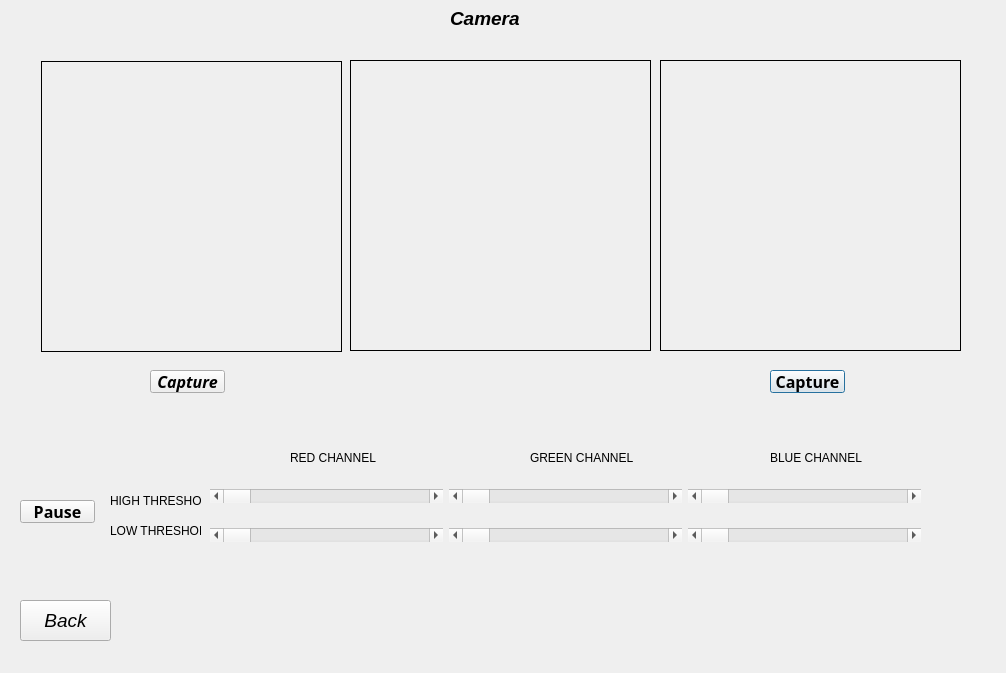
<?xml version="1.0" encoding="UTF-8"?>
<ui version="4.0">
 <class>Camera</class>
 <widget class="QDialog" name="Camera">
  <property name="geometry">
   <rect>
    <x>0</x>
    <y>0</y>
    <width>1006</width>
    <height>673</height>
   </rect>
  </property>
  <property name="windowTitle">
   <string>Dialog</string>
  </property>
  <widget class="QLabel" name="label_7">
   <property name="geometry">
    <rect>
     <x>660</x>
     <y>60</y>
     <width>301</width>
     <height>291</height>
    </rect>
   </property>
   <property name="autoFillBackground">
    <bool>true</bool>
   </property>
   <property name="frameShape">
    <enum>QFrame::Box</enum>
   </property>
   <property name="text">
    <string/>
   </property>
  </widget>
  <widget class="QLabel" name="label_5">
   <property name="geometry">
    <rect>
     <x>110</x>
     <y>480</y>
     <width>91</width>
     <height>41</height>
    </rect>
   </property>
   <property name="text">
    <string>HIGH THRESHOLD</string>
   </property>
  </widget>
  <widget class="QPushButton" name="pushBtn_2">
   <property name="geometry">
    <rect>
     <x>770</x>
     <y>370</y>
     <width>75</width>
     <height>23</height>
    </rect>
   </property>
   <property name="font">
    <font>
     <family>MV Boli</family>
     <pointsize>12</pointsize>
     <weight>75</weight>
     <bold>true</bold>
    </font>
   </property>
   <property name="text">
    <string>Capture</string>
   </property>
  </widget>
  <widget class="QLabel" name="label_3">
   <property name="geometry">
    <rect>
     <x>530</x>
     <y>450</y>
     <width>151</width>
     <height>16</height>
    </rect>
   </property>
   <property name="text">
    <string>GREEN CHANNEL</string>
   </property>
  </widget>
  <widget class="QLabel" name="label_1">
   <property name="geometry">
    <rect>
     <x>41</x>
     <y>61</y>
     <width>301</width>
     <height>291</height>
    </rect>
   </property>
   <property name="autoFillBackground">
    <bool>true</bool>
   </property>
   <property name="frameShape">
    <enum>QFrame::Box</enum>
   </property>
   <property name="text">
    <string/>
   </property>
  </widget>
  <widget class="QLabel" name="label_2">
   <property name="geometry">
    <rect>
     <x>350</x>
     <y>60</y>
     <width>301</width>
     <height>291</height>
    </rect>
   </property>
   <property name="autoFillBackground">
    <bool>true</bool>
   </property>
   <property name="frameShape">
    <enum>QFrame::Box</enum>
   </property>
   <property name="text">
    <string/>
   </property>
  </widget>
  <widget class="QLabel" name="label">
   <property name="geometry">
    <rect>
     <x>290</x>
     <y>450</y>
     <width>151</width>
     <height>16</height>
    </rect>
   </property>
   <property name="text">
    <string>RED CHANNEL</string>
   </property>
  </widget>
  <widget class="QLabel" name="label_6">
   <property name="geometry">
    <rect>
     <x>110</x>
     <y>510</y>
     <width>91</width>
     <height>41</height>
    </rect>
   </property>
   <property name="text">
    <string>LOW THRESHOLD</string>
   </property>
  </widget>
  <widget class="QWidget" name="layoutWidget">
   <property name="geometry">
    <rect>
     <x>210</x>
     <y>470</y>
     <width>711</width>
     <height>91</height>
    </rect>
   </property>
   <layout class="QGridLayout" name="gridLayout">
    <item row="0" column="0">
     <widget class="QScrollBar" name="horizontalScrollBar">
      <property name="toolTip">
       <string/>
      </property>
      <property name="orientation">
       <enum>Qt::Horizontal</enum>
      </property>
     </widget>
    </item>
    <item row="0" column="1">
     <widget class="QScrollBar" name="horizontalScrollBar_2">
      <property name="orientation">
       <enum>Qt::Horizontal</enum>
      </property>
     </widget>
    </item>
    <item row="0" column="2">
     <widget class="QScrollBar" name="horizontalScrollBar_3">
      <property name="orientation">
       <enum>Qt::Horizontal</enum>
      </property>
     </widget>
    </item>
    <item row="1" column="0">
     <widget class="QScrollBar" name="horizontalScrollBar_4">
      <property name="orientation">
       <enum>Qt::Horizontal</enum>
      </property>
     </widget>
    </item>
    <item row="1" column="1">
     <widget class="QScrollBar" name="horizontalScrollBar_5">
      <property name="orientation">
       <enum>Qt::Horizontal</enum>
      </property>
     </widget>
    </item>
    <item row="1" column="2">
     <widget class="QScrollBar" name="horizontalScrollBar_6">
      <property name="orientation">
       <enum>Qt::Horizontal</enum>
      </property>
     </widget>
    </item>
   </layout>
  </widget>
  <widget class="QLabel" name="label_4">
   <property name="geometry">
    <rect>
     <x>770</x>
     <y>450</y>
     <width>151</width>
     <height>16</height>
    </rect>
   </property>
   <property name="text">
    <string>BLUE CHANNEL</string>
   </property>
  </widget>
  <widget class="QPushButton" name="pushBtn">
   <property name="geometry">
    <rect>
     <x>20</x>
     <y>500</y>
     <width>75</width>
     <height>23</height>
    </rect>
   </property>
   <property name="font">
    <font>
     <family>MV Boli</family>
     <pointsize>12</pointsize>
     <weight>75</weight>
     <bold>true</bold>
    </font>
   </property>
   <property name="text">
    <string>Pause</string>
   </property>
  </widget>
  <widget class="QPushButton" name="pushButton">
   <property name="geometry">
    <rect>
     <x>150</x>
     <y>370</y>
     <width>75</width>
     <height>23</height>
    </rect>
   </property>
   <property name="font">
    <font>
     <family>MV Boli</family>
     <pointsize>12</pointsize>
     <weight>75</weight>
     <italic>true</italic>
     <bold>true</bold>
    </font>
   </property>
   <property name="text">
    <string>Capture</string>
   </property>
  </widget>
  <widget class="QPushButton" name="pushButton_2">
   <property name="geometry">
    <rect>
     <x>20</x>
     <y>600</y>
     <width>91</width>
     <height>41</height>
    </rect>
   </property>
   <property name="font">
    <font>
     <pointsize>14</pointsize>
     <italic>true</italic>
    </font>
   </property>
   <property name="text">
    <string>Back</string>
   </property>
  </widget>
  <widget class="QLabel" name="label_8">
   <property name="geometry">
    <rect>
     <x>450</x>
     <y>10</y>
     <width>331</width>
     <height>16</height>
    </rect>
   </property>
   <property name="font">
    <font>
     <pointsize>14</pointsize>
     <weight>75</weight>
     <italic>true</italic>
     <bold>true</bold>
    </font>
   </property>
   <property name="text">
    <string>Camera</string>
   </property>
  </widget>
 </widget>
 <resources/>
 <connections/>
</ui>
